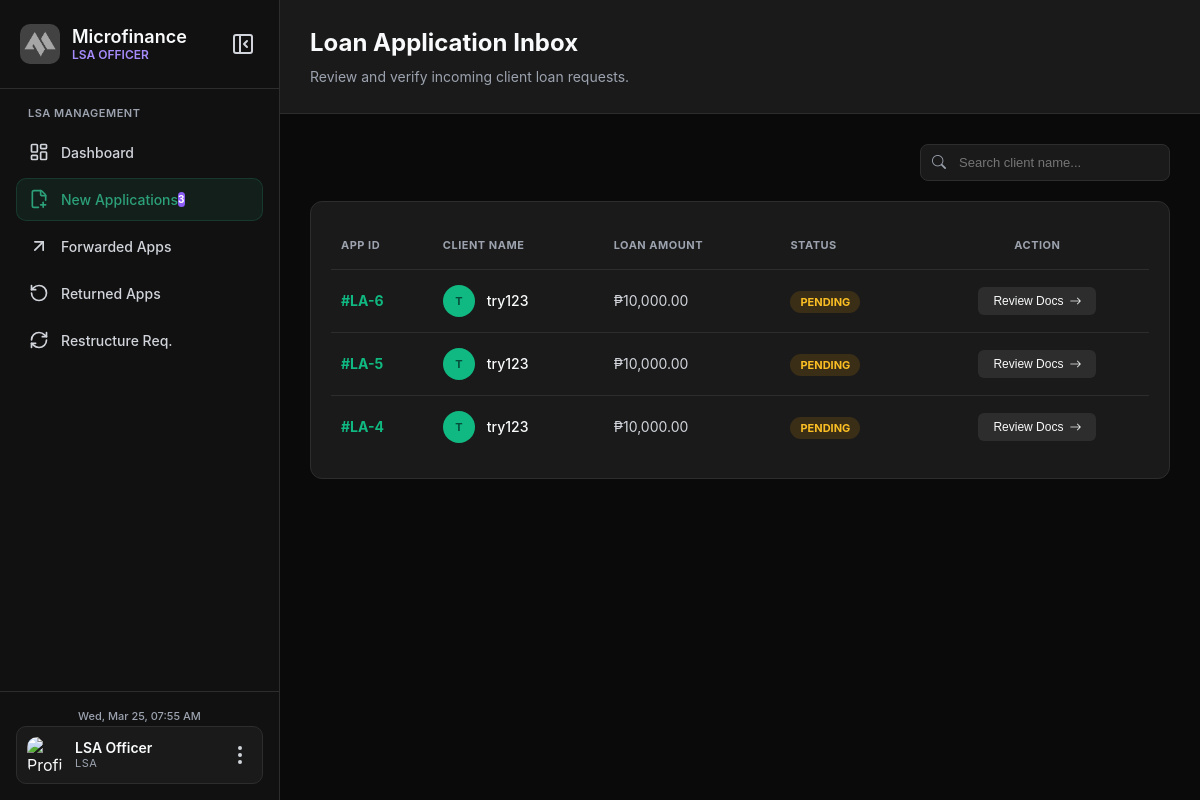
Before: /LSA/application.php with the older database file.
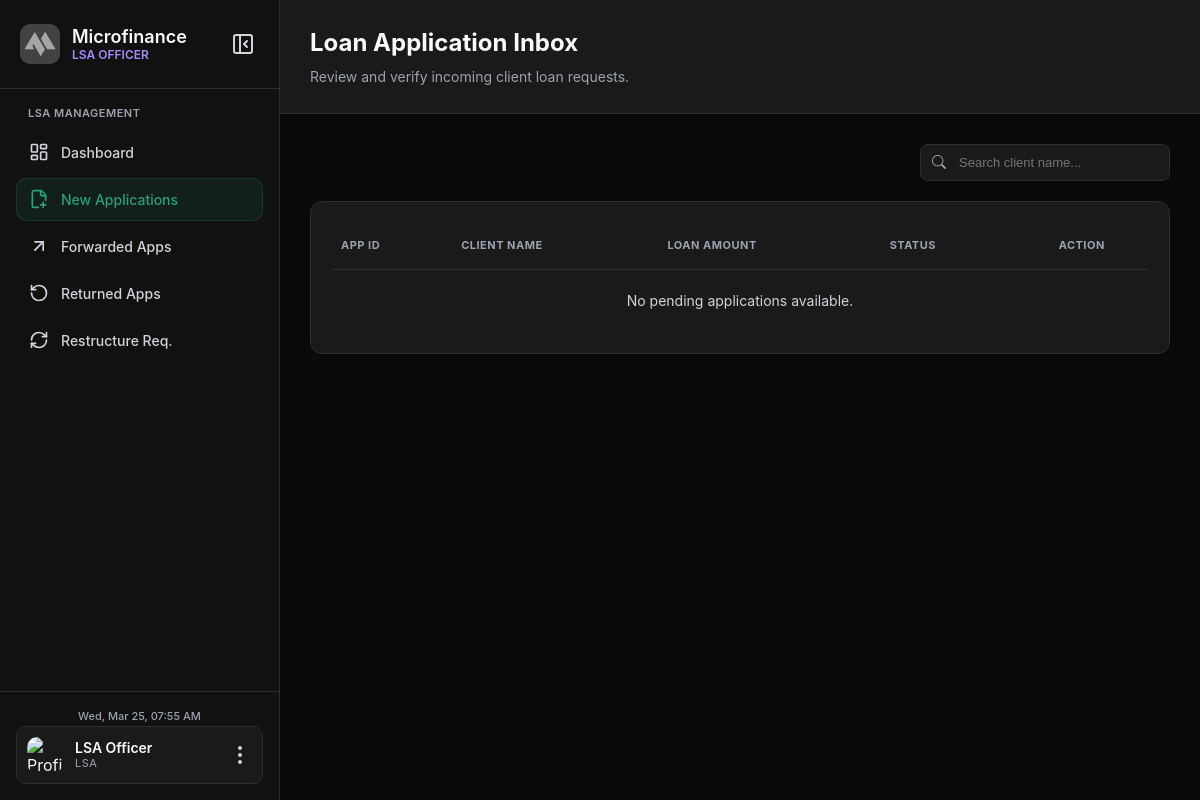
After: the same page with the newer database file.
### tables this page shows
CREATE TABLE `loan_applications` (
  `id` int(11) NOT NULL,
  `user_id` int(11) NOT NULL,
  `principal_amount` decimal(10,2) NOT NULL,
  `term_months` int(11) NOT NULL,
  `loan_purpose` text NOT NULL,
  `source_of_income` varchar(255) NOT NULL,
  `estimated_monthly_income` decimal(10,2) NOT NULL,
  `interest_rate` decimal(5,2) NOT NULL,
  `interest_type` enum('MONTHLY','ANNUAL') DEFAULT 'MONTHLY',
  `interest_method` enum('FLAT') DEFAULT 'FLAT',
  `total_interest` decimal(10,2) DEFAULT NULL,
  `total_payable` decimal(10,2) DEFAULT NULL,
  `monthly_due` decimal(10,2) DEFAULT NULL,
  `status` enum('PENDING','APPROVED','REJECTED','CANCELLED') DEFAULT 'PENDING',
  `remarks` text DEFAULT NULL,
  `created_at` timestamp NOT NULL DEFAULT current_timestamp(),
  `updated_at` timestamp NOT NULL DEFAULT current_timestamp() ON UPDATE current_timestamp()
);

CREATE TABLE `users` (
  `id` int(11) NOT NULL,
  `fullname` varchar(100) DEFAULT NULL,
  `phone` varchar(20) DEFAULT NULL,
  `email` varchar(100) DEFAULT NULL,
  `password` varchar(255) DEFAULT NULL,
  `created_at` timestamp NOT NULL DEFAULT current_timestamp()
);

### LSA/application.php (the view, shortened to what the changed rows need)
<?php
require_once __DIR__ . '/includes/db_connect.php';
$query = "SELECT la.id, la.principal_amount, la.status, u.fullname
          FROM loan_applications la
          JOIN users u ON la.user_id = u.id
          WHERE la.status = 'PENDING'
          ORDER BY la.created_at DESC";
$stmt = $pdo->query($query);
$result = $stmt->fetchAll(PDO::FETCH_ASSOC);
?>
<!DOCTYPE html>
<html lang="en">
<head>
    <link rel="stylesheet" href="https://cdn.jsdelivr.net/npm/bootstrap-icons@1.11.1/font/bootstrap-icons.css">
    <link rel="stylesheet" href="assets/css/Application.css">
    <link rel="stylesheet" href="assets/css/base-style.css">
</head>
<body>
    <?php include 'includes/sidebar.php'; ?>
    <div class="main-content">
        <div class="page-header">
            <h1>Loan Application Inbox</h1>
        </div>
        <div class="content-card">
            <table>
                <thead>
                    <tr>
                        <th>App ID</th>
                        <th>Client Name</th>
                        <th>Loan Amount</th>
                        <th>Status</th>
                        <th style="text-align:center;">Action</th>
                    </tr>
                </thead>
                <tbody id="applicationTable">
                    <?php if (!empty($result)): ?>
                        <?php foreach($result as $row): ?>
                        <tr>
                            <td style="color:#10b981; font-weight:700;">#LA-<?php echo $row['id']; ?></td>
                            <td>
                                <div class="client-info">
                                    <div class="mini-avatar" style="background:#10b981; color:#064e3b;">
                                        <?php echo strtoupper(substr($row['fullname'], 0, 1)); ?>
                                    </div>
                                    <div class="client-wrapper">
                                        <span class="client-name"><?php echo htmlspecialchars($row['fullname']); ?></span>
                                    </div>
                                </div>
                            </td>
                            <td>₱<?php echo number_format($row['principal_amount'], 2); ?></td>
                            <td><span class="badge bg-orange"><?php echo $row['status']; ?></span></td>
                            <td style="text-align:center;">
                                <button class="btn-action" onclick="openModal('<?php echo addslashes($row['fullname']); ?>', '<?php echo $row['id']; ?>')">
                                    Review Docs <i class="bi bi-arrow-right"></i>
                                </button>
                            </td>
                        </tr>
                        <?php endforeach; ?>
                    <?php else: ?>
                        <tr><td colspan="5" style="text-align:center; padding: 20px;">No pending applications available.</td></tr>
                    <?php endif; ?>
                </tbody>
            </table>
        </div>
    </div>
</body>
</html>

### LSA/includes/sidebar.php (shortened to what the changed rows need)
<?php
$current_page = basename($_SERVER['PHP_SELF']);
$newAppCount = 0;
if (isset($pdo)) {
    $pendingResult = $pdo->query("SELECT COUNT(*) as total FROM loan_applications WHERE status = 'PENDING' AND loan_purpose NOT LIKE '%Restructure%' AND loan_purpose NOT LIKE '%Extension%'");
    $newAppCount = $pendingResult ? $pendingResult->fetch(PDO::FETCH_ASSOC)['total'] : 0;
}
?>
<link rel="stylesheet" href="assets/css/base-style.css">
<aside class="sidebar" id="sidebar">
    <div class="sidebar-header">
        <div class="logo-container">
            <div class="logo-text">
                <h2 class="app-name">Microfinance</h2>
            </div>
        </div>
    </div>
    <nav class="sidebar-nav">
        <div class="nav-section">
            <a href="application.php" class="nav-item <?= ($current_page == 'application.php') ? 'active' : '' ?>">
                <i data-lucide="file-plus-2"></i>
                <span>New Applications</span>
                <?php if($newAppCount > 0): ?>
                    <span class="nav-badge" data-count="<?= $newAppCount ?>"><?= $newAppCount ?></span>
                <?php endif; ?>
            </a>
        </div>
    </nav>
</aside>

Changed rows visible on the page:
no longer on this page (row edited): loan_applications: id "6", user.fullname "T", user.fullname "try123", principal_amount "10,000.00", status "PENDING"
no longer on this page (row edited): loan_applications: id "5", user.fullname "T", user.fullname "try123", principal_amount "10,000.00", status "PENDING"
no longer on this page (row edited): loan_applications: id "4", user.fullname "T", user.fullname "try123", principal_amount "10,000.00", status "PENDING"
Other visible differences:
$newAppCount: "3" → (not shown)
text now shown: "No pending applications available."
